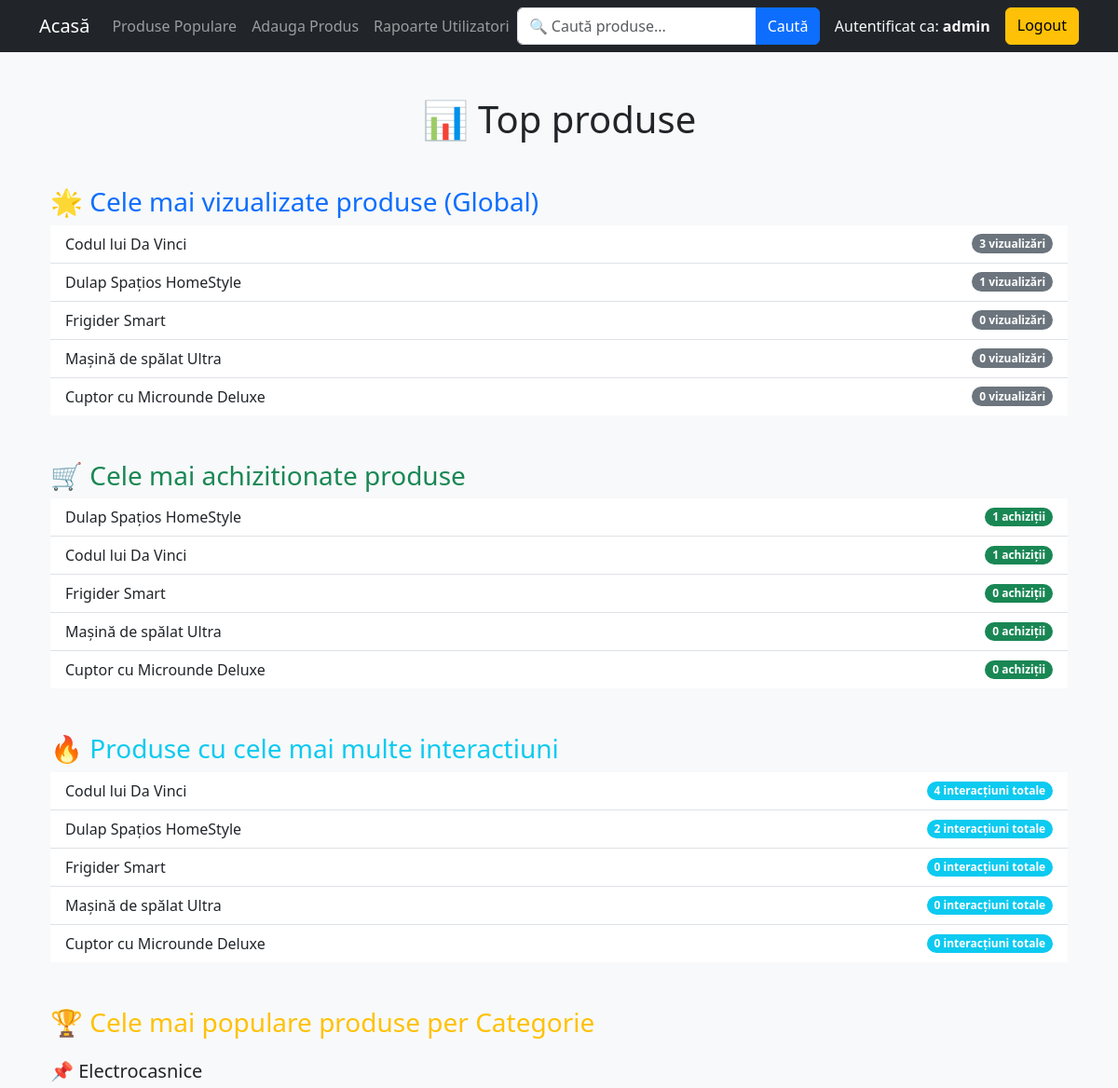
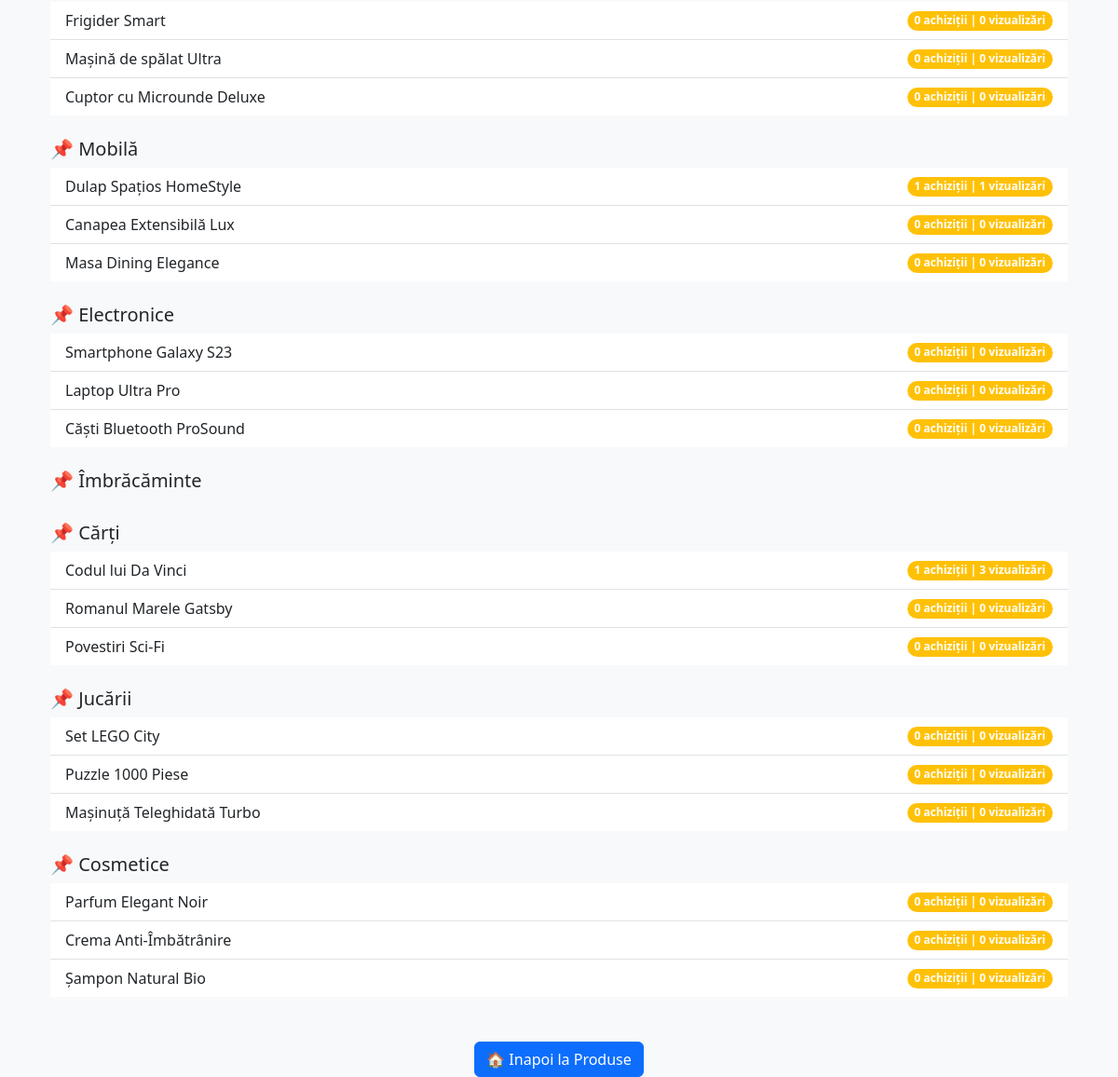
Before: /popular_products (signed in) with the older database file (2 pictures, top to bottom).
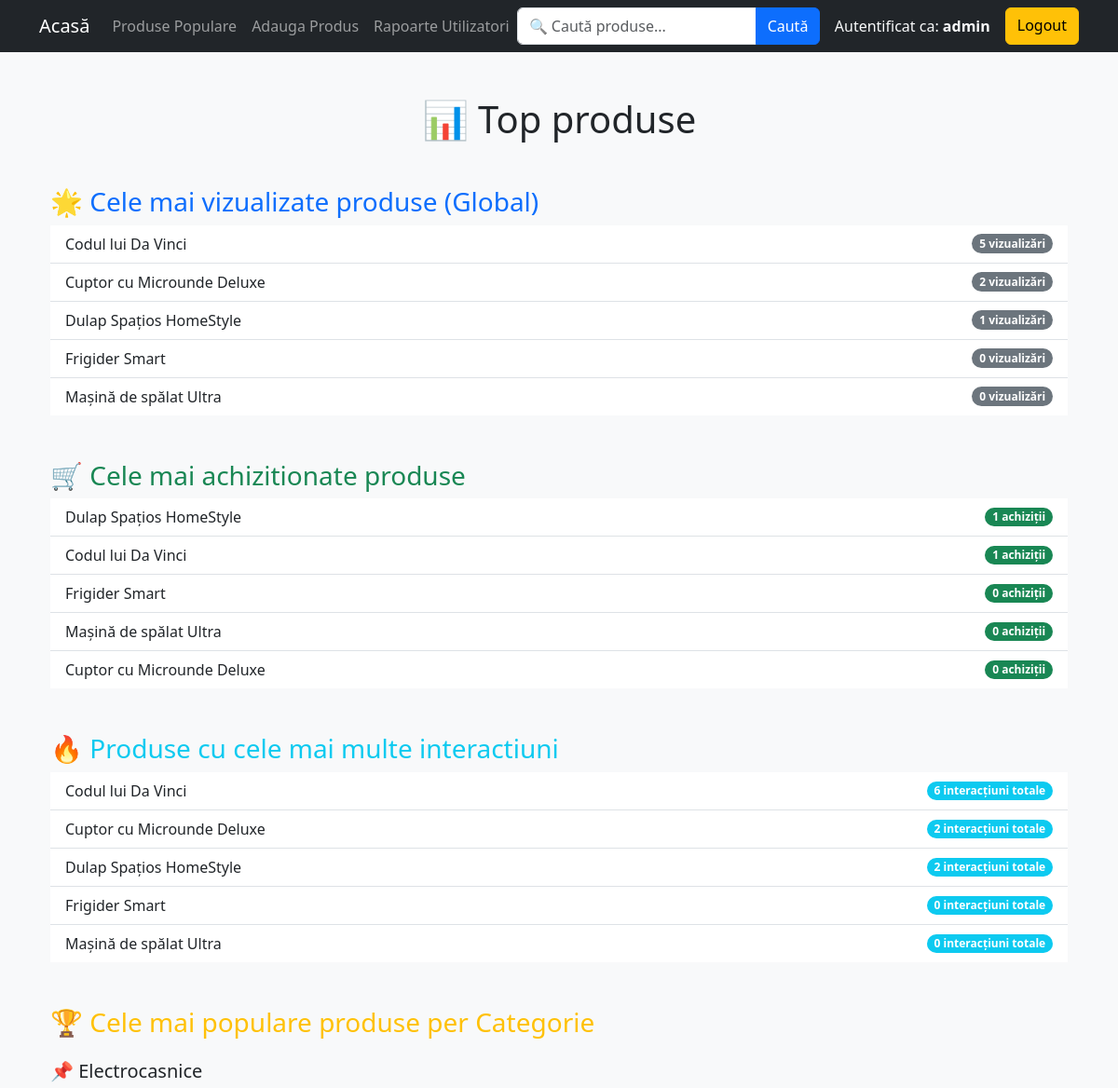
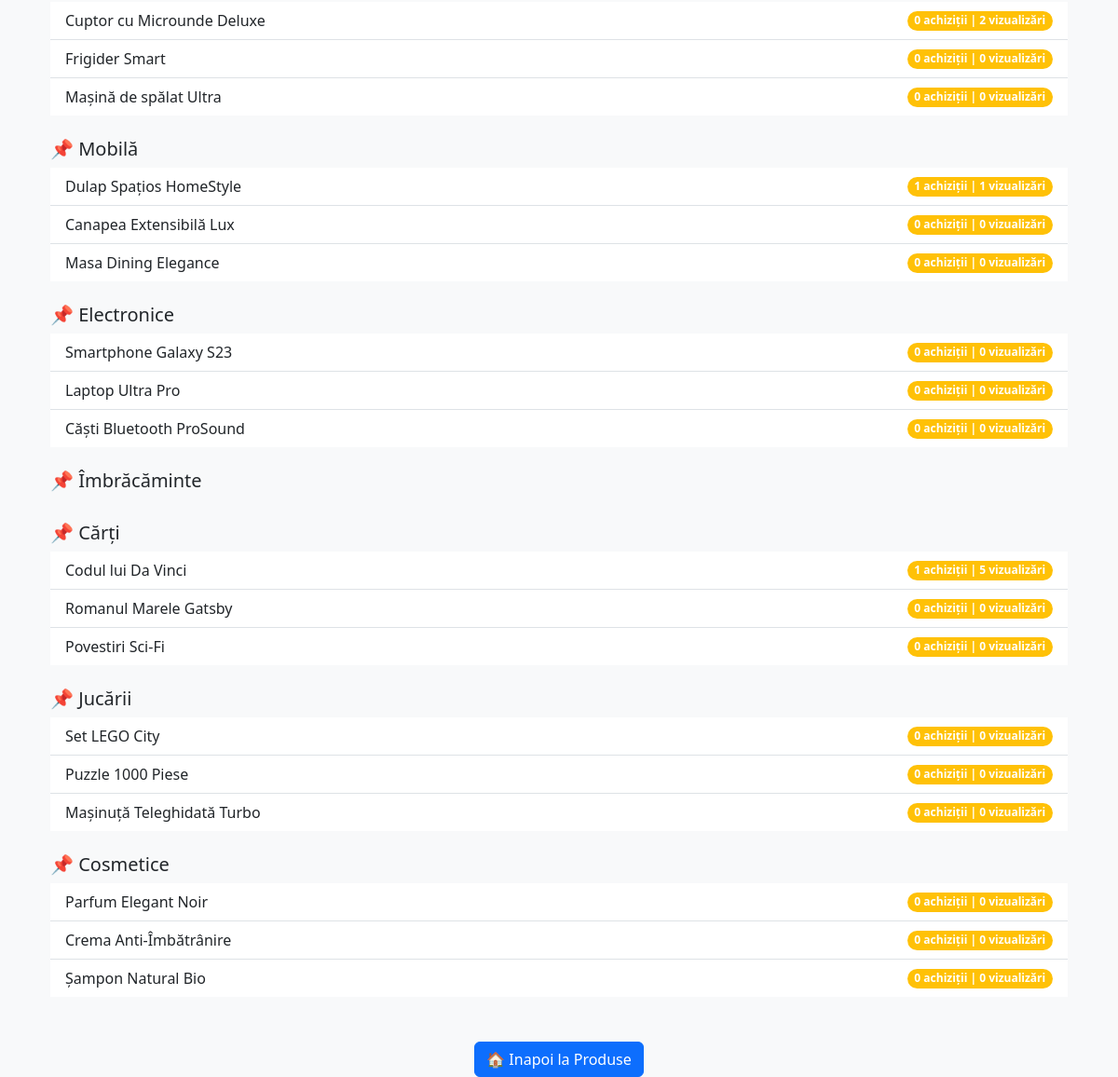
After: the same page with the newer database file (2 pictures, top to bottom).
### models.py (models this page shows, shortened)
class Product(db.Model):
    id = db.Column(db.Integer, primary_key=True)
    name = db.Column(db.String(100))
    category = db.Column(db.String(50))
    price = db.Column(db.Float)
    description = db.Column(db.Text)
    views = db.Column(db.Integer, default=0)
    purchases = db.Column(db.Integer, default=0)

### app.py (the view)
@app.route("/popular_products")
@login_required
def popular_products():
    most_viewed = Product.query.order_by(Product.views.desc()).limit(5).all()
    most_purchased = Product.query.order_by(Product.purchases.desc()).limit(5).all()
    most_interacted = (
        db.session.query(Product, db.func.sum(Product.views + Product.purchases).label("total_interactions"))
        .group_by(Product.id)
        .order_by(db.func.sum(Product.views + Product.purchases).desc())
        .limit(5)
        .all()
    )
    popular_per_category = {}
    for category in AVAILABLE_CATEGORIES:
        popular_per_category[category] = (
            Product.query.filter_by(category=category)
            .order_by(Product.purchases.desc(), Product.views.desc())
            .limit(5)
            .all()
        )
    return render_template(
        "popular_products.html",
        most_viewed=most_viewed,
        most_purchased=most_purchased,
        most_interacted=most_interacted,
        popular_per_category=popular_per_category
    )

### app.py (called while the page is built)
def login_required(f):
    @wraps(f)
    def decorated_function(*args, **kwargs):
        if "user_id" not in session:
            flash("Trebuie sa fii autentificat pentru a accesa aceasta pagina.")
            return redirect(url_for("login"))
        return f(*args, **kwargs)
    return decorated_function

### templates/popular_products.html (shortened to what this page needs)
<!DOCTYPE html>
<html lang="ro">
<head>
    <link rel="stylesheet" href="https://cdn.jsdelivr.net/npm/bootstrap@5.3.0/dist/css/bootstrap.min.css">
</head>
<body class="bg-light">
{% extends 'base.html' %}
{% block content %}
<div class="container mt-5">
    <h1 class="text-center mb-5">📊 Top produse</h1>
    <h3 class="mt-5 text-primary">🌟 Cele mai vizualizate produse (Global)</h3>
    <ul class="list-group list-group-flush">
        {% for product in most_viewed %}
            <li class="list-group-item d-flex justify-content-between align-items-center">
                {{ product.name }}
                <span class="badge bg-secondary rounded-pill">{{ product.views }} vizualizări</span>
            </li>
        {% endfor %}
    </ul>
    <h3 class="mt-5 text-success">🛒 Cele mai achizitionate produse </h3>
    <ul class="list-group list-group-flush">
        {% for product in most_purchased %}
            <li class="list-group-item d-flex justify-content-between align-items-center">
                {{ product.name }}
                <span class="badge bg-success rounded-pill">{{ product.purchases }} achiziții</span>
            </li>
        {% endfor %}
    </ul>
    <h3 class="mt-5 text-info">🔥 Produse cu cele mai multe interactiuni</h3>
    <ul class="list-group list-group-flush">
        {% for product, total_interactions in most_interacted %}
            <li class="list-group-item d-flex justify-content-between align-items-center">
                {{ product.name }}
                <span class="badge bg-info rounded-pill">{{ total_interactions }} interacțiuni totale</span>
            </li>
        {% endfor %}
    </ul>
    <h3 class="mt-5 text-warning">🏆 Cele mai populare produse per Categorie</h3>
    {% for category, products in popular_per_category.items() %}
        <h5 class="mt-4">📌 {{ category }}</h5>
        <ul class="list-group list-group-flush">
            {% for product in products %}
                <li class="list-group-item d-flex justify-content-between align-items-center">
                    {{ product.name }}
                    <span class="badge bg-warning rounded-pill">{{ product.purchases }} achiziții | {{ product.views }} vizualizări</span>
                </li>
            {% endfor %}
        </ul>
    {% endfor %}
    <div class="text-center mt-5">
        <a href="/" class="btn btn-primary">🏠 Inapoi la Produse</a>
    </div>
</div>
{% endblock %}

### templates/base.html (shortened to what this page needs)
<!DOCTYPE html>
<html lang="ro">
<head>
    <link rel="stylesheet" href="https://cdn.jsdelivr.net/npm/bootstrap@5.3.0/dist/css/bootstrap.min.css">
</head>
<body class="bg-light">
<nav class="navbar navbar-expand-lg navbar-dark bg-dark">
    <div class="container">
        <a class="navbar-brand" href="{{ url_for('home') }}">Acasă</a>
        <div class="collapse navbar-collapse" id="navbarNav">
            <ul class="navbar-nav me-auto">
                <li class="nav-item">
                    <a class="nav-link" href="{{ url_for('popular_products') }}">Produse Populare</a>
                </li>
                {% if session['role'] == 'admin' %}
                <li class="nav-item">
                    <a class="nav-link" href="{{ url_for('add_product') }}">Adauga Produs</a>
                </li>
                <li class="nav-item">
                    <a class="nav-link" href="{{ url_for('user_reports') }}">Rapoarte Utilizatori</a>
                </li>
                {% endif %}
                <form method="POST" action="{{ url_for('search_products') }}" class="d-flex" style="max-width: 400px; margin-left: auto; margin-right: 10px;">
                    <div class="input-group">
                        <input type="text" name="query" class="form-control rounded-start" placeholder="🔍 Caută produse..." required>
                        <button type="submit" class="btn btn-primary rounded-end">Caută</button>
                    </div>
                </form>
            </ul>
            <div class="d-flex">
                {% if 'user_id' in session %}
                    <span class="navbar-text me-3 text-light">Autentificat ca: <strong>{{ session['role'] }}</strong></span>
                    <a class="btn btn-warning" href="{{ url_for('logout') }}">Logout</a>
                {% else %}
                    <a class="btn btn-primary me-2" href="{{ url_for('login') }}">Login</a>
                    <a class="btn btn-success" href="{{ url_for('register') }}">Register</a>
                {% endif %}
            </div>
        </div>
    </div>
</nav>
<div class="container mt-5">
    {% block content %}
    {% endblock %}
</div>
</body>
</html>

Changed rows visible on the page:
changed Product "Codul lui Da Vinci": views "3" → "5"; total_interactions "4" → "6"
changed Product "Cuptor cu Microunde Deluxe": views "0" → "2"; moves up the list
